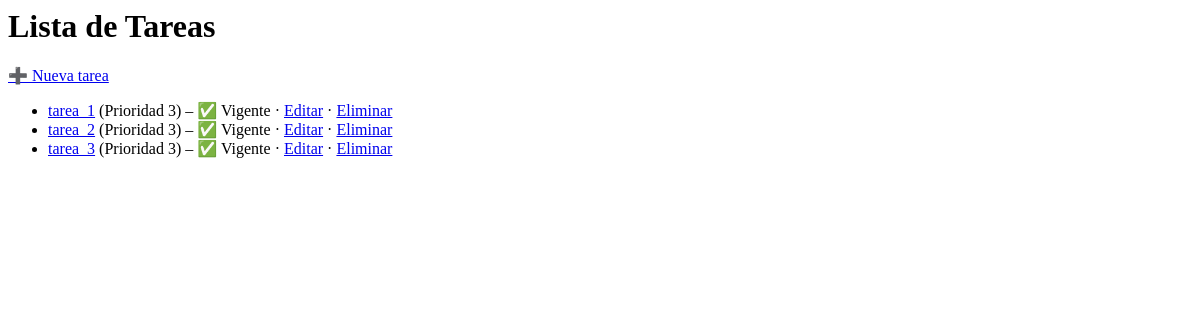
/, run on an earlier commit of the app's database.
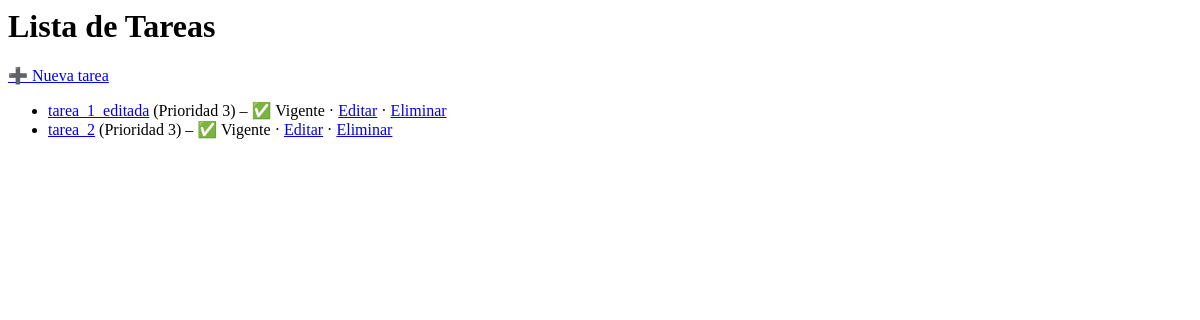
And on a later commit of the database.
### tareas/models.py (models this page shows, shortened)
class Tarea(models.Model):
    titulo = models.CharField(max_length=120)
    descripcion = models.TextField()
    prioridad = models.IntegerField(default=3)
    vigente = models.BooleanField(default=True)
    fecha_creacion = models.DateTimeField(auto_now_add=True)
    fecha_limite = models.DateField(null=True, blank=True)

### tareas/views.py (the view)
# urls.py: path("", views.TareaLista.as_view(), name="tarea_list"),
class TareaLista(ListView):
    model = Tarea

### tareas/templates/tareas/tarea_list.html
<h1>Lista de Tareas</h1>
<p><a href="{% url 'tareas:tarea_create' %}">➕ Nueva tarea</a></p>
<ul>
  {% for tarea in object_list %}
    <li>
      <a href="{% url 'tareas:tarea_detail' tarea.pk %}">{{ tarea.titulo }}</a>
      (Prioridad {{ tarea.prioridad }}) –
      {% if tarea.vigente %}✅ Vigente{% else %}❌ No vigente{% endif %}
      · <a href="{% url 'tareas:tarea_update' tarea.pk %}">Editar</a>
      · <a href="{% url 'tareas:tarea_delete' tarea.pk %}">Eliminar</a>
    </li>
  {% empty %}
    <li>No hay tareas.</li>
  {% endfor %}
</ul>

What changed in the data, as far as the page shows it:
removed Tarea: titulo "tarea_3", prioridad "3", vigente "✅ Vigente"
changed Tarea: titulo "tarea_1" → "tarea_1_editada"
